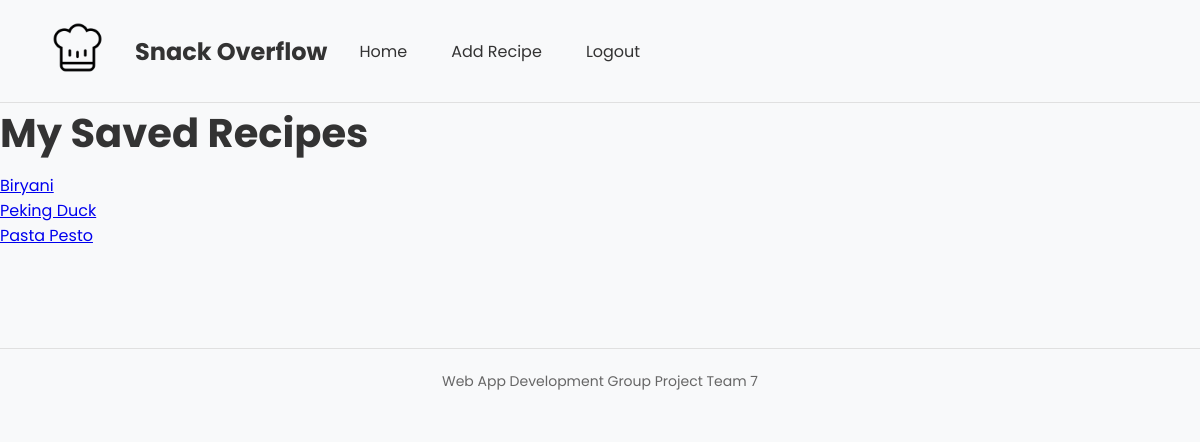
Screenshot of /recipes/myrecipes/ (signed in) with the database file from the repository.
### recipes/models.py (models this page shows, shortened)
class Recipe(models.Model):
    DIFFICULTY_CHOICES = [("Easy", "Easy"), ("Medium", "Medium"), ("Hard", "Hard")]
    title = models.CharField(max_length=255)
    author = models.ForeignKey(User, on_delete=models.CASCADE, related_name="recipes")
    image = models.ImageField(upload_to='recipe_images', blank=True)
    category = models.ForeignKey(Category, on_delete=models.CASCADE)
    description = models.TextField()
    difficulty = models.CharField(max_length=20, choices=DIFFICULTY_CHOICES)
    ingredients = models.TextField()
    instructions = models.TextField()
    created_at = models.DateTimeField(auto_now_add=True)
    slug = models.SlugField()

### recipes/views.py (the view)
# urls.py: path('myrecipes/', my_recipes_view, name='myrecipes'),
@login_required
def my_recipes_view(request):
    saved_recipes = SavedRecipe.objects.filter(user=request.user).select_related('recipe')
    recipes = [saved.recipe for saved in saved_recipes]
    context = {'recipes': recipes}
    return render(request, 'recipes/myrecipes.html', context)

### templates/recipes/myrecipes.html (shortened to what this page needs)
{% extends 'recipes/base.html' %}
{% load staticfiles %}
{% block body_block %}
    <h1>My Saved Recipes</h1>
    {% if recipes %}
        <ul>
            {% for recipe in recipes %}
                <li>
                    <a href="{% url 'recipes:recipe_detail' recipe.id %}">
                        {{ recipe.title }}
                    </a>
                </li>
            {% endfor %}
        </ul>
    {% else %}
        <p>You haven't saved any recipes yet.</p>
    {% endif %}
{% endblock %}

### static/css/styles.css (style rules this page uses)
* { margin: 0; padding: 0; box-sizing: border-box; font-family: 'Poppins'; }
body { background-color: #f8f9fa; }
h1 { font-size: 2.5em; color: #333; margin-bottom: 10px; }

### rows the page displays
Recipe: title "Biryani"
Recipe: title "Peking Duck"
Recipe: title "Pasta Pesto"
